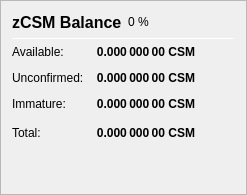
                   <widget class="QFrame" name="frame_ZerocoinBalances">
                    <property name="frameShape">
                     <enum>QFrame::StyledPanel</enum>
                    </property>
                    <property name="frameShadow">
                     <enum>QFrame::Raised</enum>
                    </property>
                    <layout class="QVBoxLayout" name="verticalLayout_7">
                     <item>
                      <layout class="QHBoxLayout" name="horizontalLayout_8" stretch="0,0,0">
                       <item>
                        <widget class="QLabel" name="label_5z_3">
                         <property name="minimumSize">
                          <size>
                           <width>0</width>
                           <height>20</height>
                          </size>
                         </property>
                         <property name="font">
                          <font>
                           <pointsize>12</pointsize>
                           <weight>75</weight>
                           <bold>true</bold>
                          </font>
                         </property>
                         <property name="text">
                          <string>zCSM Balance</string>
                         </property>
                        </widget>
                       </item>
                       <item>
                        <widget class="QLabel" name="labelzCSMPercent">
                         <property name="text">
                          <string notr="true">0 %</string>
                         </property>
                        </widget>
                       </item>
                       <item>
                        <spacer name="horizontalSpacer_11">
                         <property name="orientation">
                          <enum>Qt::Horizontal</enum>
                         </property>
                         <property name="sizeHint" stdset="0">
                          <size>
                           <width>40</width>
                           <height>20</height>
                          </size>
                         </property>
                        </spacer>
                       </item>
                      </layout>
                     </item>
                     <item>
                      <widget class="Line" name="line_ZerocoinBalance">
                       <property name="minimumSize">
                        <size>
                         <width>0</width>
                         <height>1</height>
                        </size>
                       </property>
                       <property name="maximumSize">
                        <size>
                         <width>16777215</width>
                         <height>1</height>
                        </size>
                       </property>
                       <property name="orientation">
                        <enum>Qt::Horizontal</enum>
                       </property>
                      </widget>
                     </item>
                     <item>
                      <layout class="QGridLayout" name="gridLayout_5">
                       <property name="spacing">
                        <number>12</number>
                       </property>
                       <item row="1" column="0">
                        <widget class="QLabel" name="labelzBalanceMatureText">
                         <property name="toolTip">
                          <string>Mature: more than 20 confirmation and more than 1 mint of the same denomination after it was minted.
These zCSM are spendable.</string>
                         </property>
                         <property name="text">
                          <string>Available:</string>
                         </property>
                        </widget>
                       </item>
                       <item row="1" column="1">
                        <widget class="QLabel" name="labelzBalanceMature">
                         <property name="font">
                          <font>
                           <weight>75</weight>
                           <bold>true</bold>
                          </font>
                         </property>
                         <property name="toolTip">
                          <string>Mature: more than 20 confirmation and more than 1 mint of the same denomination after it was minted.
These zCSM are spendable.</string>
                         </property>
                         <property name="text">
                          <string notr="true">0.000 000 00 CSM</string>
                         </property>
                         <property name="alignment">
                          <set>Qt::AlignRight|Qt::AlignTrailing|Qt::AlignVCenter</set>
                         </property>
                        </widget>
                       </item>
                       <item row="2" column="0">
                        <widget class="QLabel" name="labelzBalanceUnconfirmedText">
                         <property name="toolTip">
                          <string>Unconfirmed: less than 20 confirmations
Immature: confirmed, but less than 1 mint of the same denomination after it was minted</string>
                         </property>
                         <property name="text">
                          <string>Unconfirmed:</string>
                         </property>
                        </widget>
                       </item>
                       <item row="2" column="1">
                        <widget class="QLabel" name="labelzBalanceUnconfirmed">
                         <property name="font">
                          <font>
                           <weight>75</weight>
                           <bold>true</bold>
                          </font>
                         </property>
                         <property name="toolTip">
                          <string>Unconfirmed: less than 20 confirmations
Immature: confirmed, but less than 1 mint of the same denomination after it was minted</string>
                         </property>
                         <property name="text">
                          <string notr="true">0.000 000 00 CSM</string>
                         </property>
                         <property name="alignment">
                          <set>Qt::AlignRight|Qt::AlignTrailing|Qt::AlignVCenter</set>
                         </property>
                        </widget>
                       </item>
                       <item row="3" column="0">
                        <widget class="QLabel" name="labelzBalanceImmatureText">
                         <property name="toolTip">
                          <string>Unconfirmed: less than 20 confirmations
Immature: confirmed, but less than 1 mint of the same denomination after it was minted</string>
                         </property>
                         <property name="text">
                          <string>Immature:</string>
                         </property>
                        </widget>
                       </item>
                       <item row="3" column="1">
                        <widget class="QLabel" name="labelzBalanceImmature">
                         <property name="font">
                          <font>
                           <weight>75</weight>
                           <bold>true</bold>
                          </font>
                         </property>
                         <property name="toolTip">
                          <string>Unconfirmed: less than 20 confirmations
Immature: confirmed, but less than 1 mint of the same denomination after it was minted</string>
                         </property>
                         <property name="text">
                          <string notr="true">0.000 000 00 CSM</string>
                         </property>
                         <property name="alignment">
                          <set>Qt::AlignRight|Qt::AlignTrailing|Qt::AlignVCenter</set>
                         </property>
                        </widget>
                       </item>
                       <item row="4" column="0">
                        <widget class="QLabel" name="labelzBalanceText">
                         <property name="toolTip">
                          <string>Your current zCSM balance, unconfirmed and immature zCSM included.</string>
                         </property>
                         <property name="text">
                          <string>Total:</string>
                         </property>
                        </widget>
                       </item>
                       <item row="4" column="1">
                        <widget class="QLabel" name="labelzBalance">
                         <property name="font">
                          <font>
                           <weight>75</weight>
                           <bold>true</bold>
                          </font>
                         </property>
                         <property name="cursor">
                          <cursorShape>IBeamCursor</cursorShape>
                         </property>
                         <property name="toolTip">
                          <string>Your current zCSM balance, unconfirmed and immature zCSM included.</string>
                         </property>
                         <property name="text">
                          <string notr="true">0.000 000 00 CSM</string>
                         </property>
                         <property name="alignment">
                          <set>Qt::AlignRight|Qt::AlignTrailing|Qt::AlignVCenter</set>
                         </property>
                         <property name="textInteractionFlags">
                          <set>Qt::LinksAccessibleByMouse|Qt::TextSelectableByKeyboard|Qt::TextSelectableByMouse</set>
                         </property>
                        </widget>
                       </item>
                       <item row="4" column="2">
                        <spacer name="horizontalSpacer_4">
                         <property name="orientation">
                          <enum>Qt::Horizontal</enum>
                         </property>
                         <property name="sizeHint" stdset="0">
                          <size>
                           <width>40</width>
                           <height>20</height>
                          </size>
                         </property>
                        </spacer>
                       </item>
                      </layout>
                     </item>
                     <item>
                      <spacer name="verticalSpacer_4">
                       <property name="orientation">
                        <enum>Qt::Vertical</enum>
                       </property>
                       <property name="sizeHint" stdset="0">
                        <size>
                         <width>20</width>
                         <height>40</height>
                        </size>
                       </property>
                      </spacer>
                     </item>
                    </layout>
                   </widget>
